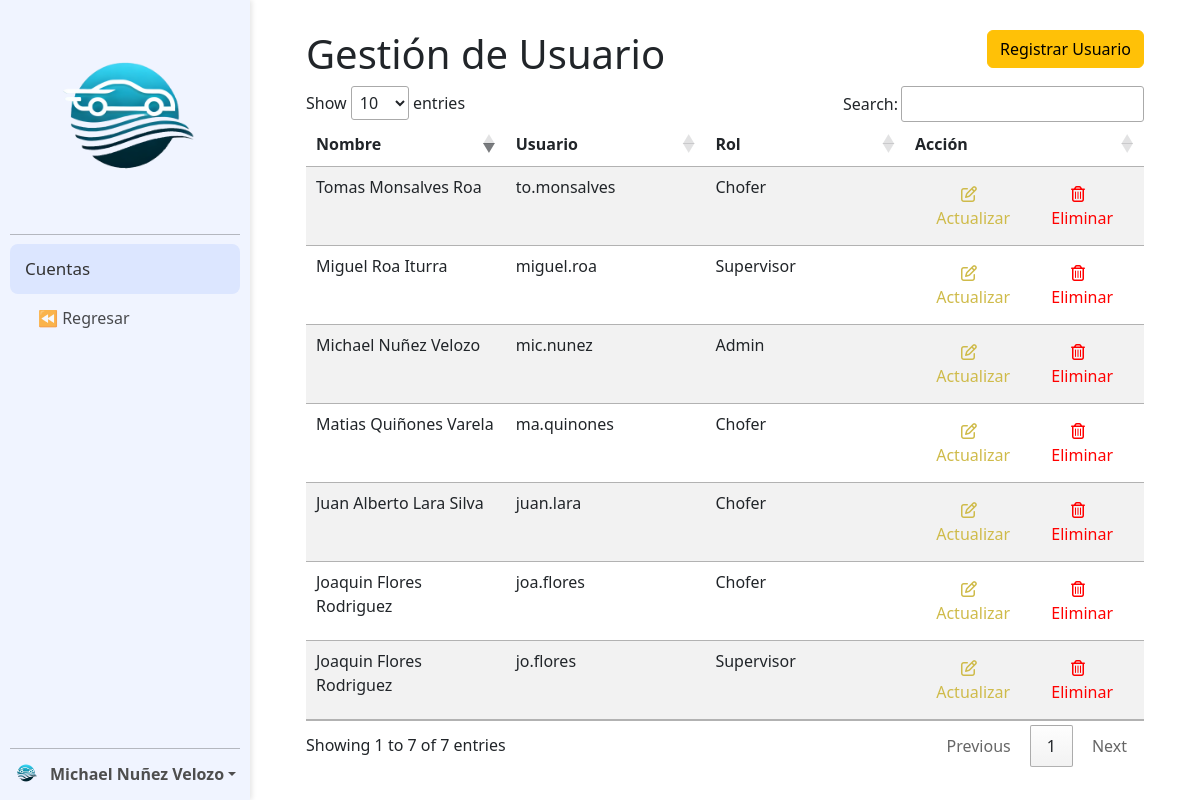
Screenshot of /Modulo_Flota/cuentas/cuentas.php (signed in) with the database file from the repository.
### tables this page shows
CREATE TABLE `usuario` (
  `rut` varchar(15) NOT NULL,
  `nombre` varchar(45) DEFAULT NULL,
  `Usuario` varchar(20) DEFAULT NULL,
  `clave` varchar(64) DEFAULT NULL,
  `fecha_ingreso` date DEFAULT NULL,
  `fecha_termino` date DEFAULT NULL,
  `Id_Rol` int(11) DEFAULT NULL,
  `id_cargo` int(11) DEFAULT NULL,
  `supervisor` varchar(15) DEFAULT NULL,
  `activo` varchar(5) DEFAULT NULL,
  PRIMARY KEY (`rut`),
  KEY `fk_usuario_roles` (`Id_Rol`),
  KEY `fk_usuario_cargo` (`id_cargo`),
  CONSTRAINT `fk_usuario_cargo` FOREIGN KEY (`id_cargo`) REFERENCES `cargo` (`id_cargo`) ON DELETE SET NULL ON UPDATE CASCADE,
  CONSTRAINT `fk_usuario_roles` FOREIGN KEY (`Id_Rol`) REFERENCES `roles` (`Id_Rol`) ON DELETE SET NULL ON UPDATE CASCADE
);

CREATE TABLE `roles` (
  `Id_Rol` int(11) NOT NULL AUTO_INCREMENT,
  `nombre_rol` varchar(45) DEFAULT NULL,
  PRIMARY KEY (`Id_Rol`)
);

### Modulo_Flota/cuentas/componentes/lista_cuentas.php (the view, shortened to what this page needs)
<div class="row">
    <div class="col">
        <h1>Gestión de Usuario</h1>
    </div>
    <div class="col-auto">
        <form action="" method="POST">
            <button type="button" class="btn btn-warning" data-bs-toggle="modal" data-bs-target="#modalAgregarUsuario">
                Registrar Usuario
            </button>
        </form>
    </div>
</div>
<?php
$sql_usuarios = "
    SELECT u.rut, u.nombre, u.Usuario, u.Id_Rol, r.nombre_rol
    FROM usuario u
    LEFT JOIN roles r ON u.Id_Rol = r.Id_Rol
    WHERE u.Usuario IS NOT NULL AND u.clave IS NOT NULL;
";
$stmt_usuarios = $conexion->prepare($sql_usuarios);
$stmt_usuarios->execute();
$resultado_usuarios = $stmt_usuarios->get_result();
?>
<table id="tabla_usuarios" class="table table-striped">
    <thead>
        <tr>
            <th style="width: 20%;">Nombre</th>
            <th style="width: 20%;">Usuario</th>
            <th style="width: 20%;">Rol</th>
            <th style="width: 20%;">Acción</th>
        </tr>
    </thead>
    <tbody>
        <?php foreach ($resultado_usuarios as $usuario) : ?>
            <tr>
                <td><?= htmlspecialchars($usuario['nombre']) ?></td>
                <td><?= htmlspecialchars($usuario['Usuario']) ?></td>
                <td><?= htmlspecialchars($usuario['nombre_rol']) ?></td>
                <td>
                    <div class="btn-group" role="group">
                        <button class="btn no-colapse" style="color: #cfbb4a" data-bs-toggle="modal" data-bs-target="#modalActualizarCuenta"
                            onclick="completar_datos_modal_actualizar('<?= htmlspecialchars($usuario['nombre']) ?>', '<?= htmlspecialchars($usuario['Usuario']) ?>', '<?= htmlspecialchars($usuario['Id_Rol']) ?>', '<?= htmlspecialchars($usuario['rut']) ?>')">
                            <i class="fa-regular fa-pen-to-square"></i>
                            <span class="subrayado">Actualizar</span>
                        </button>
                        <button class="btn no-colapse" style="color: #ff0000" data-bs-toggle="modal" data-bs-target="#modal_eliminar" onclick="completar_datos_modal_eliminar('<?= htmlspecialchars($usuario['rut']) ?>')">
                            <i class="fa-regular fa-trash-can"></i>
                            <span class="subrayado">Eliminar</span>
                        </button>
                    </div>
                </td>
            </tr>
        <?php endforeach ?>
    </tbody>
</table>

### Modulo_Flota/cuentas/cuentas.php (shortened to what this page needs)
<?php
include("../conexion.php");
?>
<!DOCTYPE html>
<html lang="es" dir="ltr">
<head>
    <link rel="stylesheet" type="text/css" href="../estilos_generales/sidebar.css">
    <link href="https://cdnjs.cloudflare.com/ajax/libs/select2/4.0.13/css/select2.min.css" rel="stylesheet" />
    <link href="https://cdn.jsdelivr.net/npm/bootstrap@5.3.0-alpha3/dist/css/bootstrap.min.css" rel="stylesheet">
    <link rel="stylesheet" href="//cdn.datatables.net/1.13.7/css/jquery.dataTables.min.css" />
</head>
<body>
    <nav class="sidebar">
        <div class="cuadricula">
            <a href="">
                <img src="../img/logo.png" alt="Logo" class="logo_Blanco">
            </a>
            <hr class="sidebarHr">
            <a class="elemento activo" href="">Cuentas</a>
            <a class="elemento sub" href="../index.php">⏪ Regresar</a>
        </div>
        <div class="dropdown">
            <hr class="sidebarHr">
            <a href="#" class="d-flex align-items-center text-white text-decoration-none dropdown-toggle" data-bs-toggle="dropdown" aria-expanded="false">
                <img src="../img/logo.png" alt="" width="32" height="32" class="rounded-circle me-2">
                <strong><?php echo isset($_SESSION['nombre']) ? htmlspecialchars($_SESSION['nombre']) : 'Usuario'; ?></strong>
            </a>
        </div>
    </nav>
    <main class="content">
        <?php require_once("componentes/lista_cuentas.php") ?>
    </main>
</body>
</html>

### Modulo_Flota/estilos_generales/sidebar.css (style rules this page uses)
.sidebar { padding: 10px; width: 250px; background-color: #f0f4ff; position: fixed; height: 100vh; display: flex; flex-direction: column; justify-content: space-between; z-index: 1; overflow-y: auto; transition: all 0.3s ease; box-shadow: 2px 0 5px rgba(0, 0, 0, 0.1); }
img.logo_Blanco { width: 100%; }
.cuadricula a { display: block; color: #000000 !important; padding: 12px 15px 12px 15px; text-decoration: none; transition: 0.3s; border-radius: 8px; }
.sidebar a.elemento { opacity: 0.7; }
.sidebar a.elemento.activo { opacity: 1; font-size: 17px; background-color: #dce6ff; color: #333 !important; }
.sidebar a.sub { padding-left: 28px; }
.content { margin-left: 250px; padding-top: 30px !important; padding-left: 56px !important; padding-right: 56px !important; padding-bottom: 10px !important; transition: margin-left 0.3s ease; }
hr.sidebarHr { position: relative !important; margin-top: 0px !important; margin-bottom: 9px !important; color: #020202 !important; }
.dropdown a { color: #4e4e4e !important; }

### rows the page displays
usuario: nombre "Joaquin Flores Rodriguez", Usuario "joa.flores", Id_Rol.nombre_rol "Chofer"
usuario: nombre "Miguel Roa Iturra", Usuario "miguel.roa", Id_Rol.nombre_rol "Supervisor"
usuario: nombre "Joaquin Flores Rodriguez", Usuario "jo.flores", Id_Rol.nombre_rol "Supervisor"
usuario: nombre "Michael Nuñez Velozo", Usuario "mic.nunez", Id_Rol.nombre_rol "Admin"
usuario: nombre "Matias Quiñones Varela", Usuario "ma.quinones", Id_Rol.nombre_rol "Chofer"
usuario: nombre "Juan Alberto Lara Silva", Usuario "juan.lara", Id_Rol.nombre_rol "Chofer"
usuario: nombre "Tomas Monsalves Roa", Usuario "to.monsalves", Id_Rol.nombre_rol "Chofer"

### other values shown
$_SESSION['nombre'] "Michael Nuñez Velozo"
